Frame 1 (no input): blank canvas, image omitted
Frame 60 (no input): blank canvas, image omitted
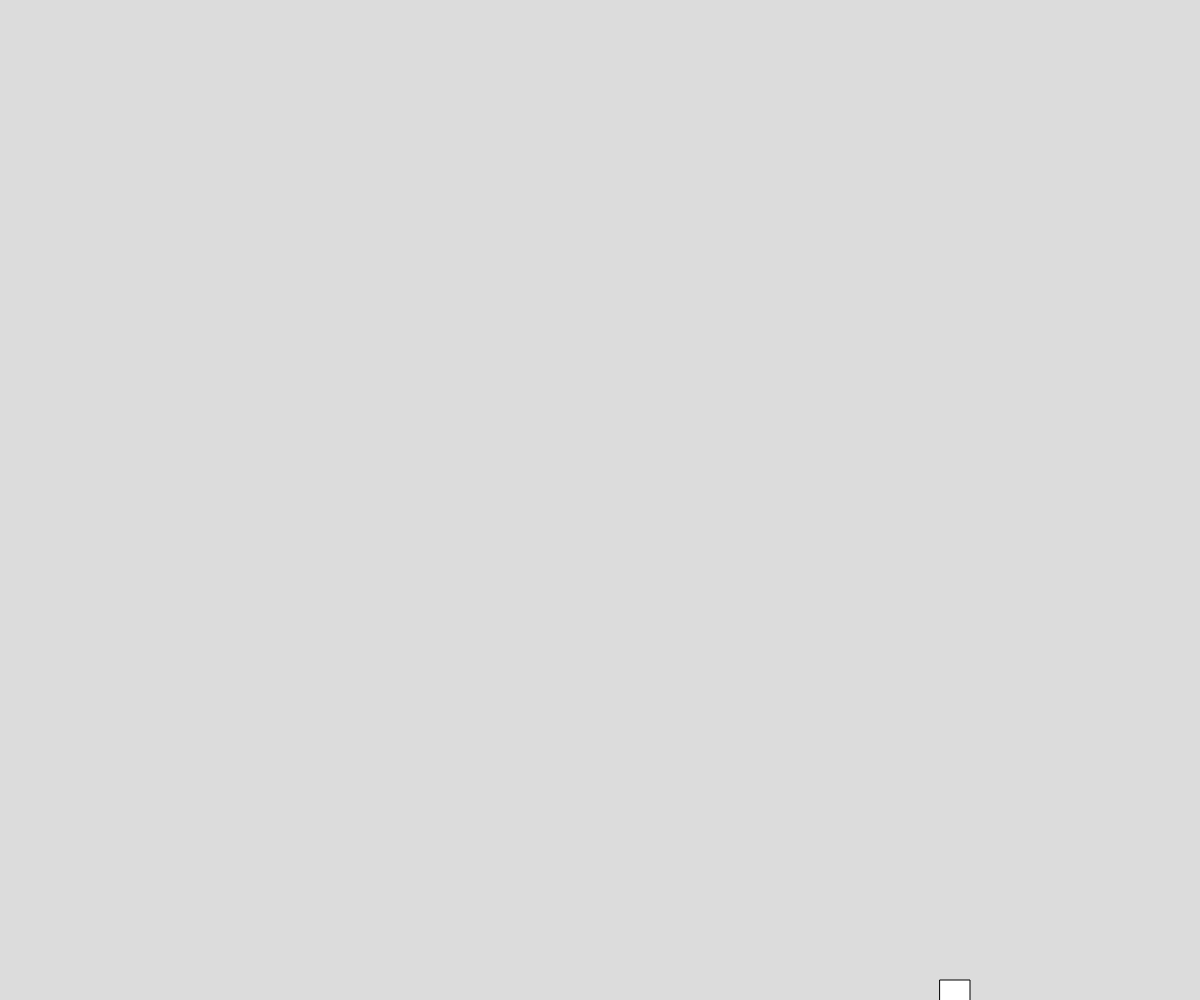
Frame 120 (the mouse pressed at the canvas centre since frame 60)

The p5.js sketch whose frames 1 and 60 were blank and that drew this single picture after the mouse press (run headless with seeded random() and noise() and a simulated clock; from frame 60 on, the mouse is pressed at the canvas centre):

// p5.js sketch
// ── sketch.js
// Project Title
// Your Name
// Date
//
// Extra for Experts:
// - describe what you did to take this project "above and beyond"

let state = 0; //0 - top, 1 - right
//2 - bottom, 3 - left
const rectSize = 30;
x = 0;
y = 0;
function setup() {
  createCanvas(windowWidth, windowHeight);
}

function draw() {
  background(220);
  if (state === 0) {//on top, going right
    x += 20;
    if (x > windowWidth - rectSize) state = 1;
  }
  else if (state === 1) {//on right, going
    y += 20;
    if (y > windowHeight - rectSize) state = 2;
  }
  else if (state === 2) {
    x -= 20;
    if (x <= 0) state = 3;
  }
  else if (state === 3) {
    y -= 20;
    if (y <= 0) state = 0;
  }
  rect(x, y, rectSize, rectSize);
}
